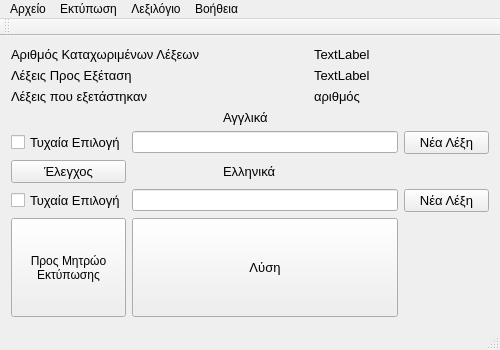
<?xml version="1.0" encoding="UTF-8"?>
<ui version="4.0">
 <class>MainWindow</class>
 <widget class="QMainWindow" name="MainWindow">
  <property name="geometry">
   <rect>
    <x>0</x>
    <y>0</y>
    <width>500</width>
    <height>350</height>
   </rect>
  </property>
  <property name="minimumSize">
   <size>
    <width>500</width>
    <height>350</height>
   </size>
  </property>
  <property name="maximumSize">
   <size>
    <width>500</width>
    <height>350</height>
   </size>
  </property>
  <property name="windowTitle">
   <string>MainWindow</string>
  </property>
  <widget class="QWidget" name="centralWidget">
   <layout class="QGridLayout" name="gridLayout">
    <item row="5" column="2" colspan="2">
     <widget class="QLabel" name="label_p2">
      <property name="font">
       <font>
        <pointsize>10</pointsize>
       </font>
      </property>
      <property name="text">
       <string>Ελληνικά</string>
      </property>
     </widget>
    </item>
    <item row="6" column="0">
     <widget class="QCheckBox" name="checkBox_el">
      <property name="font">
       <font>
        <pointsize>10</pointsize>
       </font>
      </property>
      <property name="text">
       <string>Τυχαία Επιλογή</string>
      </property>
     </widget>
    </item>
    <item row="1" column="0" colspan="2">
     <widget class="QLabel" name="label_2">
      <property name="font">
       <font>
        <pointsize>10</pointsize>
       </font>
      </property>
      <property name="text">
       <string>Λέξεις Προς Εξέταση</string>
      </property>
     </widget>
    </item>
    <item row="4" column="0">
     <widget class="QCheckBox" name="checkBox_gb">
      <property name="font">
       <font>
        <pointsize>10</pointsize>
       </font>
      </property>
      <property name="text">
       <string>Τυχαία Επιλογή</string>
      </property>
     </widget>
    </item>
    <item row="5" column="0">
     <widget class="QPushButton" name="pushButton_elenxos">
      <property name="font">
       <font>
        <pointsize>10</pointsize>
       </font>
      </property>
      <property name="text">
       <string>Έλεγχος</string>
      </property>
     </widget>
    </item>
    <item row="3" column="2">
     <widget class="QLabel" name="label_p3">
      <property name="font">
       <font>
        <pointsize>10</pointsize>
       </font>
      </property>
      <property name="text">
       <string>Αγγλικά</string>
      </property>
     </widget>
    </item>
    <item row="6" column="1" colspan="3">
     <widget class="QLineEdit" name="lineEdit_el"/>
    </item>
    <item row="7" column="0">
     <widget class="QPushButton" name="pushButton_printlist">
      <property name="sizePolicy">
       <sizepolicy hsizetype="Minimum" vsizetype="Expanding">
        <horstretch>0</horstretch>
        <verstretch>0</verstretch>
       </sizepolicy>
      </property>
      <property name="text">
       <string>Προς Μητρώο
Εκτύπωσης</string>
      </property>
     </widget>
    </item>
    <item row="4" column="1" colspan="3">
     <widget class="QLineEdit" name="lineEdit_gb"/>
    </item>
    <item row="6" column="4">
     <widget class="QPushButton" name="pushButton_el">
      <property name="font">
       <font>
        <pointsize>10</pointsize>
       </font>
      </property>
      <property name="text">
       <string>Νέα Λέξη</string>
      </property>
     </widget>
    </item>
    <item row="4" column="4">
     <widget class="QPushButton" name="pushButton_gb">
      <property name="font">
       <font>
        <pointsize>10</pointsize>
       </font>
      </property>
      <property name="text">
       <string>Νέα Λέξη</string>
      </property>
     </widget>
    </item>
    <item row="2" column="3">
     <widget class="QLabel" name="label_ar_ex_lex">
      <property name="font">
       <font>
        <pointsize>10</pointsize>
       </font>
      </property>
      <property name="text">
       <string>αριθμός</string>
      </property>
     </widget>
    </item>
    <item row="0" column="0" colspan="3">
     <widget class="QLabel" name="label_p1">
      <property name="font">
       <font>
        <pointsize>10</pointsize>
       </font>
      </property>
      <property name="text">
       <string>Αριθμός Καταχωριμένων Λέξεων</string>
      </property>
     </widget>
    </item>
    <item row="2" column="0" colspan="3">
     <widget class="QLabel" name="label">
      <property name="font">
       <font>
        <pointsize>10</pointsize>
       </font>
      </property>
      <property name="text">
       <string>Λέξεις που εξετάστηκαν</string>
      </property>
     </widget>
    </item>
    <item row="0" column="3">
     <widget class="QLabel" name="label_ar_lexeon">
      <property name="font">
       <font>
        <pointsize>10</pointsize>
       </font>
      </property>
      <property name="text">
       <string>TextLabel</string>
      </property>
     </widget>
    </item>
    <item row="1" column="3">
     <widget class="QLabel" name="label_arith_lex_pros_exet">
      <property name="font">
       <font>
        <pointsize>10</pointsize>
       </font>
      </property>
      <property name="text">
       <string>TextLabel</string>
      </property>
     </widget>
    </item>
    <item row="7" column="1" colspan="3">
     <widget class="QPushButton" name="pushButton_lisi">
      <property name="sizePolicy">
       <sizepolicy hsizetype="Expanding" vsizetype="Expanding">
        <horstretch>0</horstretch>
        <verstretch>0</verstretch>
       </sizepolicy>
      </property>
      <property name="font">
       <font>
        <pointsize>10</pointsize>
       </font>
      </property>
      <property name="text">
       <string>Λύση</string>
      </property>
     </widget>
    </item>
   </layout>
  </widget>
  <widget class="QMenuBar" name="menuBar">
   <property name="geometry">
    <rect>
     <x>0</x>
     <y>0</y>
     <width>500</width>
     <height>26</height>
    </rect>
   </property>
   <widget class="QMenu" name="arxeio">
    <property name="title">
     <string>Αρχείο</string>
    </property>
    <addaction name="m_a_neo"/>
    <addaction name="m_a_anigma"/>
    <addaction name="m_a_apothikeusi"/>
    <addaction name="m_a_apoth_os"/>
    <addaction name="separator"/>
    <addaction name="m_a_exodos"/>
   </widget>
   <widget class="QMenu" name="lexilogio">
    <property name="title">
     <string>Λεξιλόγιο</string>
    </property>
    <addaction name="m_l_eisag"/>
    <addaction name="m_l_diag"/>
    <addaction name="m_l_diorthosi"/>
    <addaction name="m_l_exetApo"/>
    <addaction name="m_l_MinExetTo"/>
   </widget>
   <widget class="QMenu" name="help">
    <property name="title">
     <string>Βοήθεια</string>
    </property>
    <addaction name="m_b_sxetika"/>
   </widget>
   <widget class="QMenu" name="ektup">
    <property name="title">
     <string>Εκτύπωση</string>
    </property>
    <addaction name="m_e_ektuposi"/>
    <addaction name="m_e_ExagArxeioPDF"/>
    <addaction name="separator"/>
    <addaction name="m_e_ApothMitroou"/>
    <addaction name="m_e_ektuposi_mitroo"/>
    <addaction name="m_e_ExagMitrooPDF"/>
    <addaction name="m_e_Proboli_Mitroo"/>
    <addaction name="m_e_ProsMitrooEktup"/>
   </widget>
   <addaction name="arxeio"/>
   <addaction name="ektup"/>
   <addaction name="lexilogio"/>
   <addaction name="help"/>
  </widget>
  <widget class="QStatusBar" name="statusBar"/>
  <widget class="QToolBar" name="mainToolBar">
   <attribute name="toolBarArea">
    <enum>TopToolBarArea</enum>
   </attribute>
   <attribute name="toolBarBreak">
    <bool>false</bool>
   </attribute>
  </widget>
  <action name="m_a_exodos">
   <property name="text">
    <string>Έξοδος</string>
   </property>
  </action>
  <action name="m_a_anigma">
   <property name="enabled">
    <bool>true</bool>
   </property>
   <property name="text">
    <string>Άνοιγμα Αρχείου...</string>
   </property>
  </action>
  <action name="m_a_apothikeusi">
   <property name="text">
    <string>Αποθήκευση Αρχείου</string>
   </property>
  </action>
  <action name="m_a_neo">
   <property name="text">
    <string>Νέο Αρχείο...</string>
   </property>
  </action>
  <action name="m_l_eisag">
   <property name="text">
    <string>Εισαγωγή Λέξης...</string>
   </property>
   <property name="statusTip">
    <string>Εισαγωγή Νέας Λέξης</string>
   </property>
   <property name="shortcut">
    <string>Space</string>
   </property>
  </action>
  <action name="m_l_diag">
   <property name="text">
    <string>Διαγραφή Λέξης...</string>
   </property>
   <property name="shortcut">
    <string>Del</string>
   </property>
  </action>
  <action name="m_a_apoth_os">
   <property name="text">
    <string>Αποθήκευση Ως...</string>
   </property>
  </action>
  <action name="m_b_sxetika">
   <property name="text">
    <string>Σχετικά...</string>
   </property>
  </action>
  <action name="m_l_diorthosi">
   <property name="text">
    <string>Διόρθωση Λέξης...</string>
   </property>
  </action>
  <action name="m_l_exetApo">
   <property name="text">
    <string>Εξέτασε Από...</string>
   </property>
  </action>
  <action name="m_l_MinExetTo">
   <property name="text">
    <string>Ορισμός Εξετάσιμων...</string>
   </property>
   <property name="shortcut">
    <string>E</string>
   </property>
  </action>
  <action name="m_e_ektuposi">
   <property name="text">
    <string>Εκτύπωση Αρχείου...</string>
   </property>
  </action>
  <action name="m_e_ektuposi_mitroo">
   <property name="text">
    <string>Εκτύπωση Μητρώου...</string>
   </property>
  </action>
  <action name="m_e_ProsMitrooEktup">
   <property name="text">
    <string>Προς Μητρώο Εκτύπωσης</string>
   </property>
  </action>
  <action name="m_e_Proboli_Mitroo">
   <property name="text">
    <string>Προβολή Μητρώου Εκτυπ...</string>
   </property>
  </action>
  <action name="m_e_ExagMitrooPDF">
   <property name="text">
    <string>Εξαγωγή Μητρώου Σε PDF</string>
   </property>
  </action>
  <action name="m_e_ExagArxeioPDF">
   <property name="text">
    <string>Εξαγωγή Αρχείου Σε PDF</string>
   </property>
  </action>
  <action name="m_e_ApothMitroou">
   <property name="text">
    <string>Αποθήκευση Μητρώου...</string>
   </property>
  </action>
 </widget>
 <layoutdefault spacing="6" margin="11"/>
 <tabstops>
  <tabstop>pushButton_el</tabstop>
  <tabstop>checkBox_gb</tabstop>
  <tabstop>pushButton_elenxos</tabstop>
  <tabstop>pushButton_gb</tabstop>
  <tabstop>pushButton_lisi</tabstop>
  <tabstop>lineEdit_gb</tabstop>
  <tabstop>checkBox_el</tabstop>
  <tabstop>lineEdit_el</tabstop>
 </tabstops>
 <resources/>
 <connections>
  <connection>
   <sender>m_a_exodos</sender>
   <signal>triggered()</signal>
   <receiver>MainWindow</receiver>
   <slot>close()</slot>
   <hints>
    <hint type="sourcelabel">
     <x>-1</x>
     <y>-1</y>
    </hint>
    <hint type="destinationlabel">
     <x>199</x>
     <y>149</y>
    </hint>
   </hints>
  </connection>
  <connection>
   <sender>m_a_neo</sender>
   <signal>triggered()</signal>
   <receiver>MainWindow</receiver>
   <slot>Neo_Arxeio()</slot>
   <hints>
    <hint type="sourcelabel">
     <x>-1</x>
     <y>-1</y>
    </hint>
    <hint type="destinationlabel">
     <x>174</x>
     <y>119</y>
    </hint>
   </hints>
  </connection>
  <connection>
   <sender>m_a_anigma</sender>
   <signal>triggered()</signal>
   <receiver>MainWindow</receiver>
   <slot>Anoigma_Arxeiou()</slot>
   <hints>
    <hint type="sourcelabel">
     <x>-1</x>
     <y>-1</y>
    </hint>
    <hint type="destinationlabel">
     <x>174</x>
     <y>119</y>
    </hint>
   </hints>
  </connection>
  <connection>
   <sender>m_a_apothikeusi</sender>
   <signal>triggered()</signal>
   <receiver>MainWindow</receiver>
   <slot>Apothikeusi_Arxeiou()</slot>
   <hints>
    <hint type="sourcelabel">
     <x>-1</x>
     <y>-1</y>
    </hint>
    <hint type="destinationlabel">
     <x>174</x>
     <y>119</y>
    </hint>
   </hints>
  </connection>
  <connection>
   <sender>m_l_diag</sender>
   <signal>triggered()</signal>
   <receiver>MainWindow</receiver>
   <slot>Diagrafi_Lexis()</slot>
   <hints>
    <hint type="sourcelabel">
     <x>-1</x>
     <y>-1</y>
    </hint>
    <hint type="destinationlabel">
     <x>174</x>
     <y>119</y>
    </hint>
   </hints>
  </connection>
  <connection>
   <sender>m_l_eisag</sender>
   <signal>triggered()</signal>
   <receiver>MainWindow</receiver>
   <slot>Eisagogi_Lexis()</slot>
   <hints>
    <hint type="sourcelabel">
     <x>-1</x>
     <y>-1</y>
    </hint>
    <hint type="destinationlabel">
     <x>174</x>
     <y>119</y>
    </hint>
   </hints>
  </connection>
  <connection>
   <sender>m_a_apoth_os</sender>
   <signal>triggered()</signal>
   <receiver>MainWindow</receiver>
   <slot>Apothik_Os()</slot>
   <hints>
    <hint type="sourcelabel">
     <x>-1</x>
     <y>-1</y>
    </hint>
    <hint type="destinationlabel">
     <x>174</x>
     <y>119</y>
    </hint>
   </hints>
  </connection>
  <connection>
   <sender>m_b_sxetika</sender>
   <signal>triggered()</signal>
   <receiver>MainWindow</receiver>
   <slot>Sxetika()</slot>
   <hints>
    <hint type="sourcelabel">
     <x>-1</x>
     <y>-1</y>
    </hint>
    <hint type="destinationlabel">
     <x>174</x>
     <y>119</y>
    </hint>
   </hints>
  </connection>
  <connection>
   <sender>m_l_diorthosi</sender>
   <signal>triggered()</signal>
   <receiver>MainWindow</receiver>
   <slot>Diorthosi_Lexis()</slot>
   <hints>
    <hint type="sourcelabel">
     <x>-1</x>
     <y>-1</y>
    </hint>
    <hint type="destinationlabel">
     <x>174</x>
     <y>119</y>
    </hint>
   </hints>
  </connection>
  <connection>
   <sender>m_l_exetApo</sender>
   <signal>triggered()</signal>
   <receiver>MainWindow</receiver>
   <slot>ExetaseApo()</slot>
   <hints>
    <hint type="sourcelabel">
     <x>-1</x>
     <y>-1</y>
    </hint>
    <hint type="destinationlabel">
     <x>174</x>
     <y>119</y>
    </hint>
   </hints>
  </connection>
  <connection>
   <sender>m_l_MinExetTo</sender>
   <signal>triggered()</signal>
   <receiver>MainWindow</receiver>
   <slot>MinExetazeisTo()</slot>
   <hints>
    <hint type="sourcelabel">
     <x>-1</x>
     <y>-1</y>
    </hint>
    <hint type="destinationlabel">
     <x>174</x>
     <y>119</y>
    </hint>
   </hints>
  </connection>
  <connection>
   <sender>m_e_ProsMitrooEktup</sender>
   <signal>triggered()</signal>
   <receiver>pushButton_printlist</receiver>
   <slot>click()</slot>
   <hints>
    <hint type="sourcelabel">
     <x>-1</x>
     <y>-1</y>
    </hint>
    <hint type="destinationlabel">
     <x>50</x>
     <y>232</y>
    </hint>
   </hints>
  </connection>
 </connections>
 <slots>
  <slot>Neo_Arxeio()</slot>
  <slot>Apothikeusi_Arxeiou()</slot>
  <slot>Anoigma_Arxeiou()</slot>
  <slot>Diagrafi_Lexis()</slot>
  <slot>Eisagogi_Lexis()</slot>
  <slot>Apothik_Os()</slot>
  <slot>Exodos()</slot>
  <slot>Sxetika()</slot>
  <slot>Diorthosi_Lexis()</slot>
  <slot>ExetaseApo()</slot>
  <slot>MinExetazeisTo()</slot>
 </slots>
</ui>
